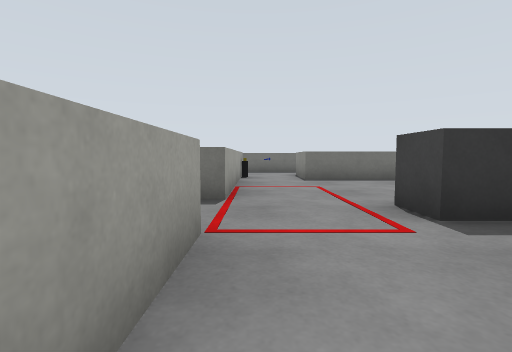
View 1 (above)

23 first-person views from a walk through a world built for the Gazebo simulator. The camera is 0.14 m above the floor, tilts 4° down and sees 85° across. The floor is counted in squares, 0.2 m on a side. Each view is taken from the middle of a square. On the plan, view 1 faces up. The plan holds only what a view shows up to about 9 squares ahead; the rest is blank. The place goes on beyond the plan.

View 2
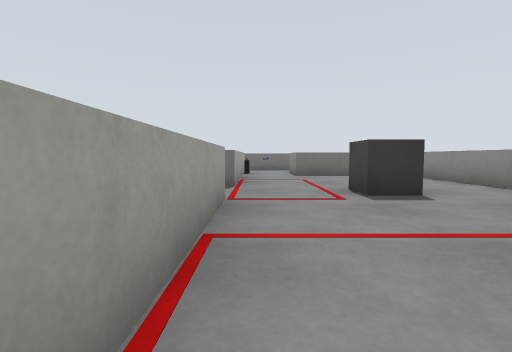

View 3
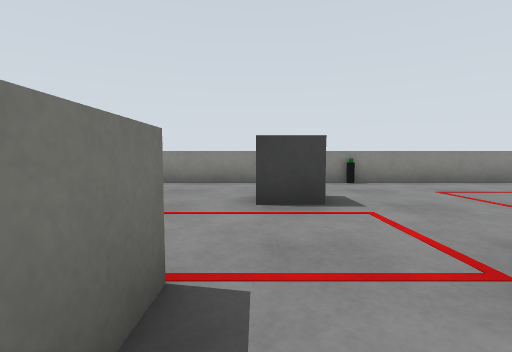

View 4
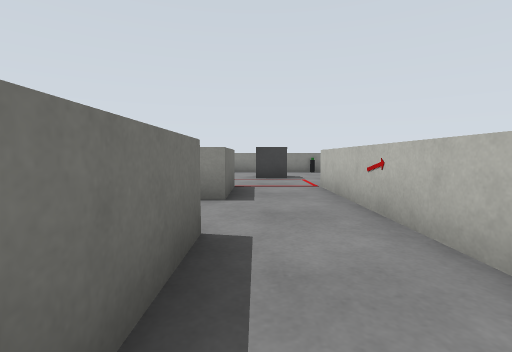

View 5
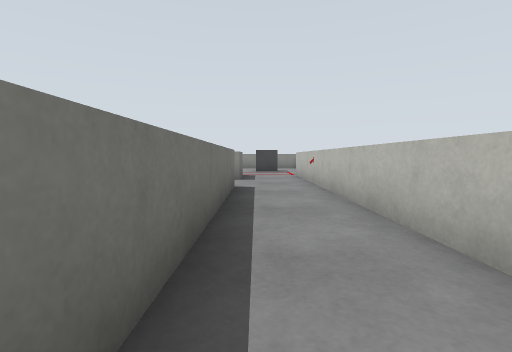

View 6
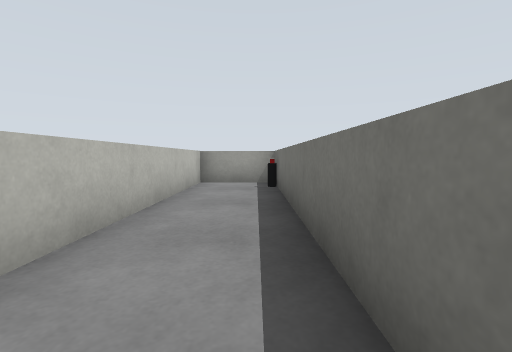

View 7
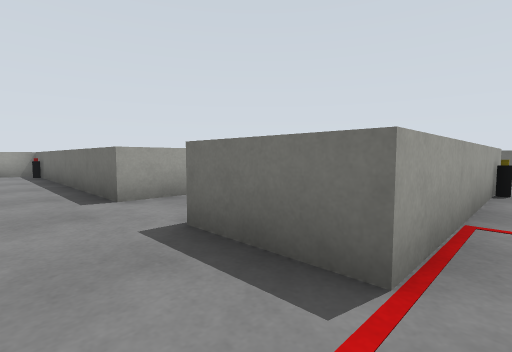

View 8
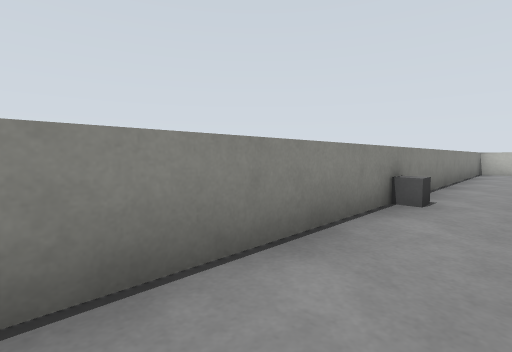

View 9
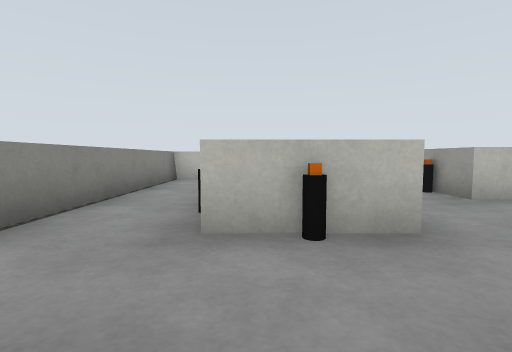

View 10
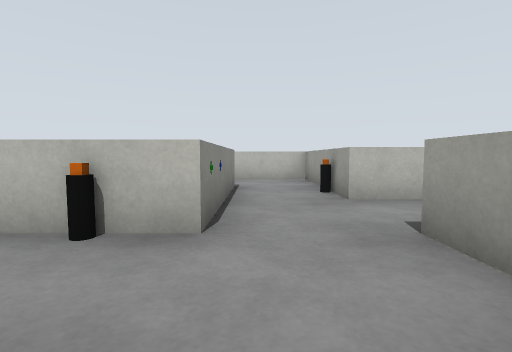

View 11
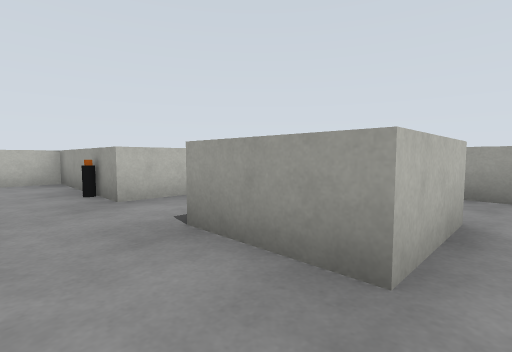

View 12
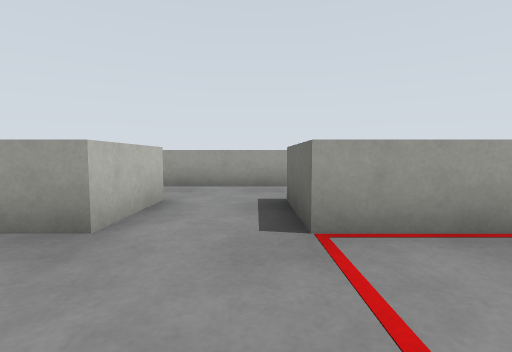

View 13
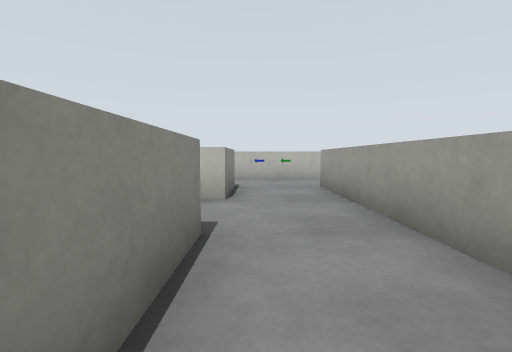

View 14
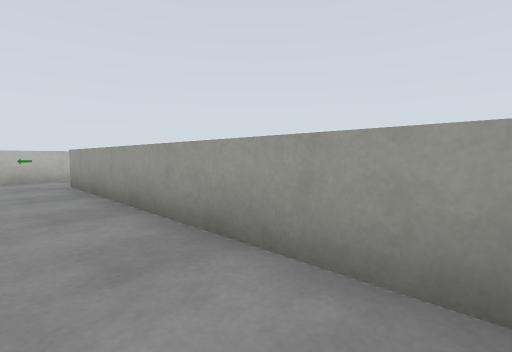

View 15
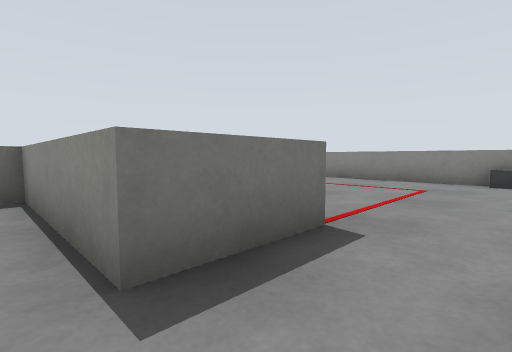

View 16
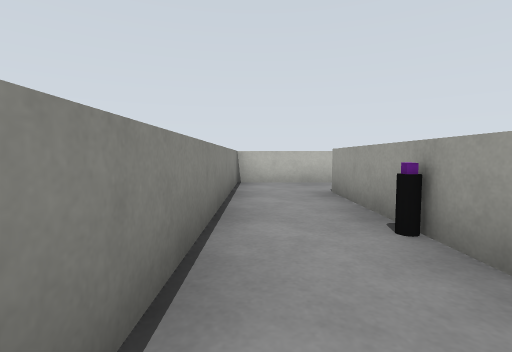

View 17
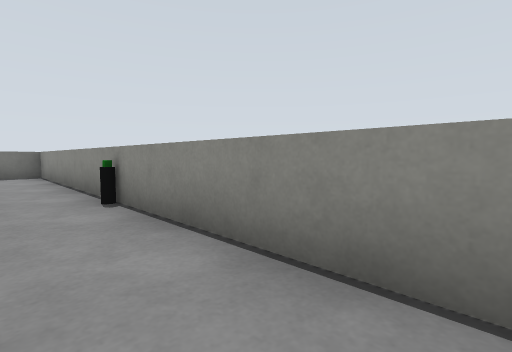

View 18
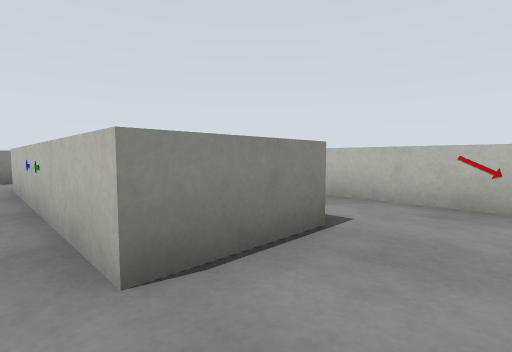

View 19
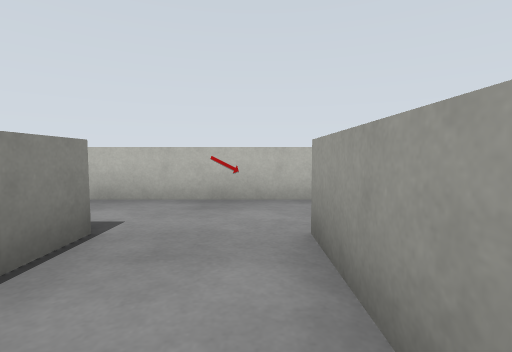

View 20
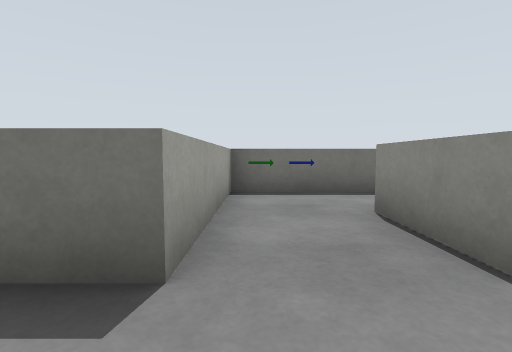

View 21
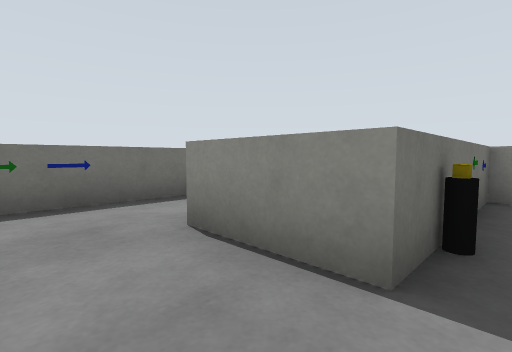

View 22
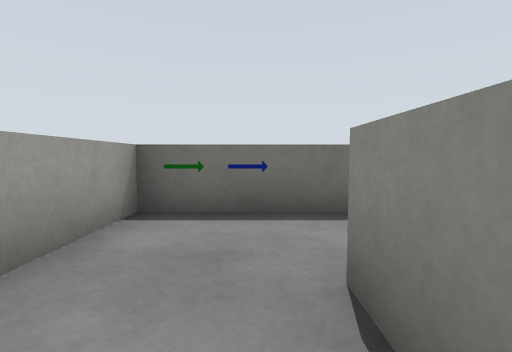

View 23
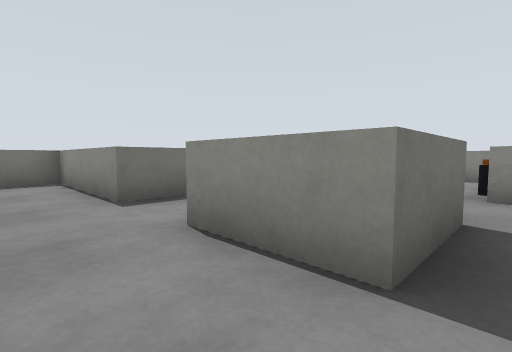

### Floor plan
Points are (right, up) in squares from view 1. A wall is a line through its corners. A room is listed if a view was taken in it or the views show most of it. See-through windows are left out.
Room 1 (views 1, 2, 7, 8, 9, 10, 11, 12, 16, 17)
walls: (-0.5, -5.5) (-0.5, -7.5); (-0.5, 2.5) (-0.5, -3.5); (-0.5, -9.5) (-0.5, -13.5) (5.5, -13.5) (5.5, 8.5) (1.5, 8.5); (1.5, -11.5) (1.5, -7.5) (3.5, -7.5) (3.5, -11.5); (-0.5, 8.5) (-0.5, 4.5)
low walls: (5.1, -4.8) (5.1, -4.3) (5.5, -4.3)
ways out: opening at (-1.5, 3.5) to room 2; opening at (-1.5, -6.5) to room 3; opening at (0.5, 9.5)
objects: grey box (2, 3) to (3, 4)
Room 2 (views 3, 4, 5, 6)
walls: (-4.5, 4.5) (-11.4, 4.5); (-11.5, 4.5) (-12.5, 4.5) (-12.5, 2.5) (-0.5, 2.5); (-0.5, 4.5) (-2.5, 4.5)
ways out: opening at (-1.5, 3.5) to room 1; opening at (-3.5, 5.5)
Room 3 (views 13, 14, 15, 23)
walls: (-0.5, -3.5) (-2.5, -3.5) (-2.5, 0.5) (-3.8, 0.5); (-0.5, -7.5) (-2.5, -7.5) (-2.5, -5.5) (-0.5, -5.5); (-4.5, -9.5) (-0.5, -9.5); (-4.5, 0) (-4.5, -7.5)
ways out: opening at (-1.5, -6.5) to room 1; opening at (-5.5, -8.5) to room 4
Room 4 (views 18, 19)
walls: (-6.5, -9.5) (-4.5, -9.5); (-5.2, -7.5) (-8.5, -7.5) (-8.5, -9.5)
ways out: opening at (-5.5, -8.5) to room 3; opening at (-7.5, -10.5) to room 5
Room 5 (views 20, 21, 22)
walls: (-9, -13.5) (-5.3, -13.5); (-4.5, -11.5) (-6.5, -11.5) (-6.5, -9.5); (-8.5, -9.5) (-8.5, -11.5)
ways out: opening at (-7.5, -10.5) to room 4; opening at (-9.5, -12.5); opening at (-5.5, -12.5)

Where each view was taken, in squares from view 1:
view 1: 0 up, 0 right, facing up
view 2: 2 down, 0 right, facing up
view 3: 4 up, 2 left, facing right
view 4: 4 up, 7 left, facing right
view 5: 4 up, 11 left, facing right
view 6: 4 up, 5 left, facing left
view 7: 3 up, 0 right, facing up-left
view 8: 0 up, 4 right, facing down-right
view 9: 5 down, 3 right, facing down
view 10: 5 down, 1 right, facing down
view 11: 5 down, 1 right, facing down-left
view 12: 4 down, 2 right, facing left
view 13: 1 down, 3 left, facing down
view 14: 0 up, 3 left, facing down-left
view 15: 5 down, 3 left, facing up-right
view 16: 6 down, 5 right, facing down
view 17: 3 down, 4 right, facing up-right
view 18: 9 down, 8 left, facing down-right
view 19: 9 down, 8 left, facing down
view 20: 13 down, 8 left, facing up
view 21: 12 down, 8 left, facing up-right
view 22: 11 down, 7 left, facing up
view 23: 8 down, 4 left, facing up-right
